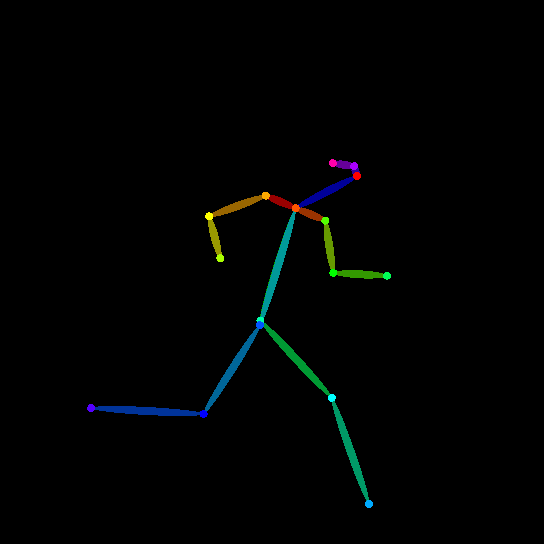
#> input picture templates/poses/run/east/pose_000.png, 544 x 544 px, given in place of still_north.png, which was not available
$ python prep_inputs.py ../../templates/poses/run/east/pose_000.png ../../templates/poses/run/east/pose_001.png ../../templates/poses/run/east/pose_001.png
#> lines starting #> are read from the running program, lines starting #| are printed output that depends on the picture; pictures that were not available may be replaced by others from this repository, and a replacement may not be noted
"""Stage Track C/E model inputs at canvas = round16(cell * 3) (disposable Phase 1 tooling, ADR-0007 addendum).

Per character and generated direction, into OUT/<char>/:
  still_<dir>.png          the approved still, nearest x3, centred on a #ff00ff canvas (Track C image2, Track E start)
  pose_<dir>_<i>.png       Track D OpenPose frame i, resized from the x4 bake to x3, same canvas (Track C image1)
  still_<dir>_r1024.png, pose_<dir>_<i>_r1024.png   the same, centred on a 1024 canvas (Track C image1/image2)
The subject keeps 62 px/m x 3 in all of them, so poses and stills share one scale. Writes OUT/inputs.json with sha256.
Why r1024: Qwen Edit's encoder rescales every input image to ~1 MP. A canvas-sized (e.g. 560) reference is blown up
~1.83x in latent space and the subject comes out ~1.8x too large on a 560 output (2026-10-18, C/samurai/1/north:
legs cut off; 736 inputs gave ~1.39x). On a 1024 canvas the rescale is ~1:1, so the subject keeps its size.

    uv run --no-project --with pillow python -I benchmark/tools/prep_inputs.py CHAR_DIR BAKE_DIR OUT
"""

from __future__ import annotations

import hashlib
import json
import sys
from pathlib import Path

from PIL import Image

CHARS = {"samurai": (184, 7), "oathguard": (176, 6), "relay_sentinel": (136, 0)}   # cell, run frames (0 = no run)
DIRS = ["north", "north-east", "east", "south-east", "south"]
KEY = (255, 0, 255)
SCALE = 3
REF = 1024   # Qwen Edit's reference-encoder resolution (~1 MP)


def canvas(cell: int) -> int:
    return -(-cell * SCALE // 16) * 16


def place(im: Image.Image, size: int, bg) -> Image.Image:
    out = Image.new("RGB", (size, size), bg)
    out.paste(im.convert("RGB"), ((size - im.width) // 2, (size - im.height) // 2))
    return out


def main(chars: Path, bake: Path, out: Path) -> None:
    man = {}
    for ch, (cell, frames) in CHARS.items():
        d = out / ch
        d.mkdir(parents=True, exist_ok=True)
        size = canvas(cell)
        for di in DIRS:
            still = Image.open(chars / ch / f"still_{di}.png").convert("RGBA")
            big = still.resize((cell * SCALE,) * 2, Image.NEAREST)
            bg = Image.new("RGBA", big.size, KEY + (255,))
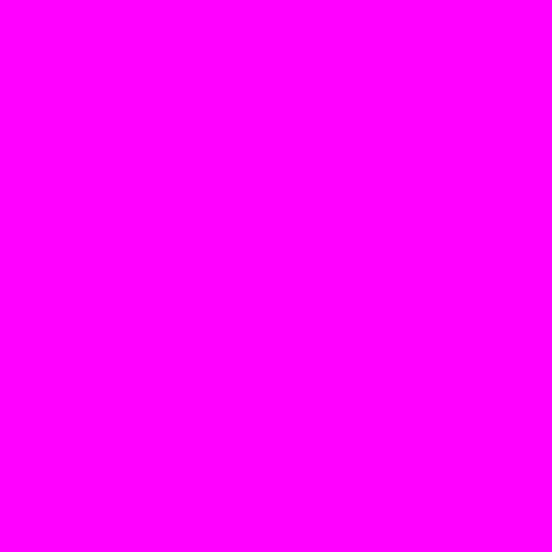
#> bg: PIL image 552x552 RGBA; mean R, G, B, A 255, 0, 255, 255
            bg.alpha_composite(big)
            place(bg, size, KEY).save(d / f"still_{di}.png")
#> in place, `out.paste(im.convert("RGB"), ((size - im.width) // 2, (size - im.heigh..`:
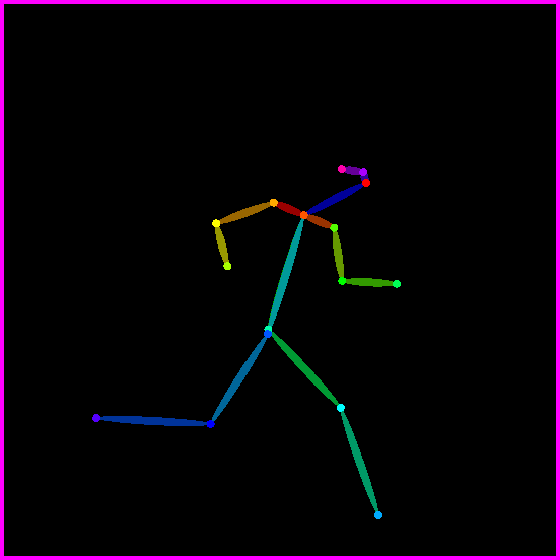
#> out: PIL image 560x560 RGB; mean R, G, B 8.2, 2.3, 9.2
            place(bg, REF, KEY).save(d / f"still_{di}_r{REF}.png")
#> call 2 of place, with size = 1024, bg = (255, 0, 255)
#> in place (call 2), `out.paste(im.convert("RGB"), ((size - im.width) // 2, (size - im.heigh..`:
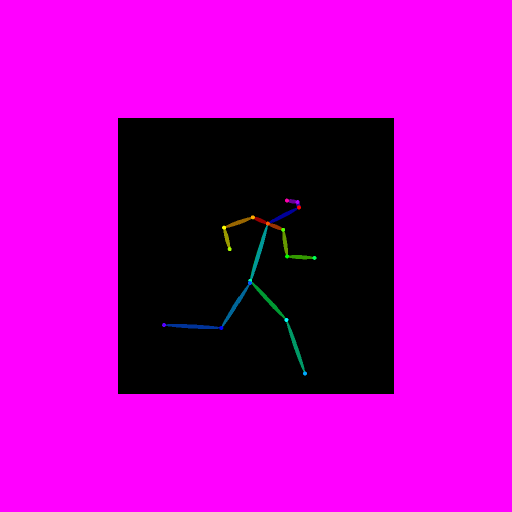
#> out: PIL image 1024x1024 RGB (shown at 1/2 size); mean R, G, B 181.2, 0.7, 181.5
            for i in range(frames):
                pose = Image.open(bake / f"f{frames}" / f"g{cell * 4}" / "pose" / di / f"{i:03d}.png")
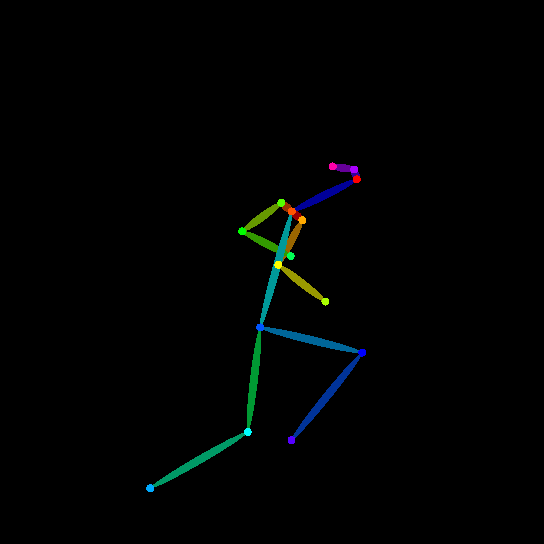
#> input picture templates/poses/run/east/pose_001.png, 544 x 544 px, given in place of 000.png, which was not available
#> pose is the input picture: PIL image 544x544 RGB; mean R, G, B 0.8, 2.3, 2
                small = pose.resize((cell * SCALE,) * 2, Image.LANCZOS)
                place(small, size, (0, 0, 0)).save(d / f"pose_{di}_{i}.png")
#> in place (call 3), `out = Image.new("RGB", (size, size), bg)`: out: PIL image 560x560 RGB; every value is 0
                place(small, REF, (0, 0, 0)).save(d / f"pose_{di}_{i}_r{REF}.png")
#> call 4 of place, with size = 1024, bg = (0, 0, 0)
#> in place (call 4), `out = Image.new("RGB", (size, size), bg)`: out: PIL image 1024x1024 RGB; every value is 0
#> in place (call 4), `out.paste(im.convert("RGB"), ((size - im.width) // 2, (size - im.heigh..`:
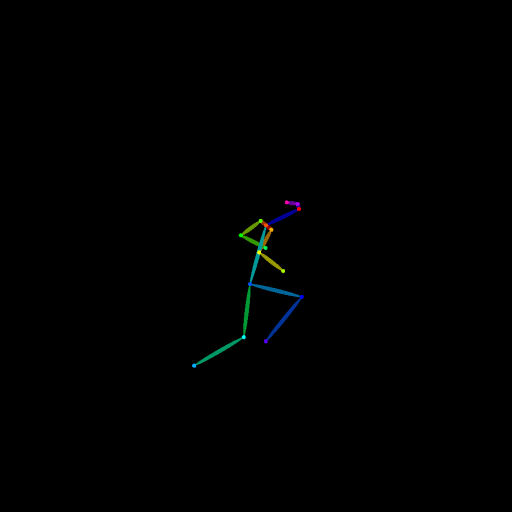
#> out: PIL image 1024x1024 RGB (shown at 1/2 size); mean R, G, B 0.2, 0.7, 0.6
        man[ch] = {"cell": cell, "canvas": size, "frames": frames,
                   "files": {p.name: hashlib.sha256(p.read_bytes()).hexdigest() for p in sorted(d.glob("*.png"))}}
    (out / "inputs.json").write_text(json.dumps(man, indent=1) + "\n")
    print({k: (v["canvas"], len(v["files"])) for k, v in man.items()})


if __name__ == "__main__":
#> (the run stopped early here; a loop or call above may not have finished)
